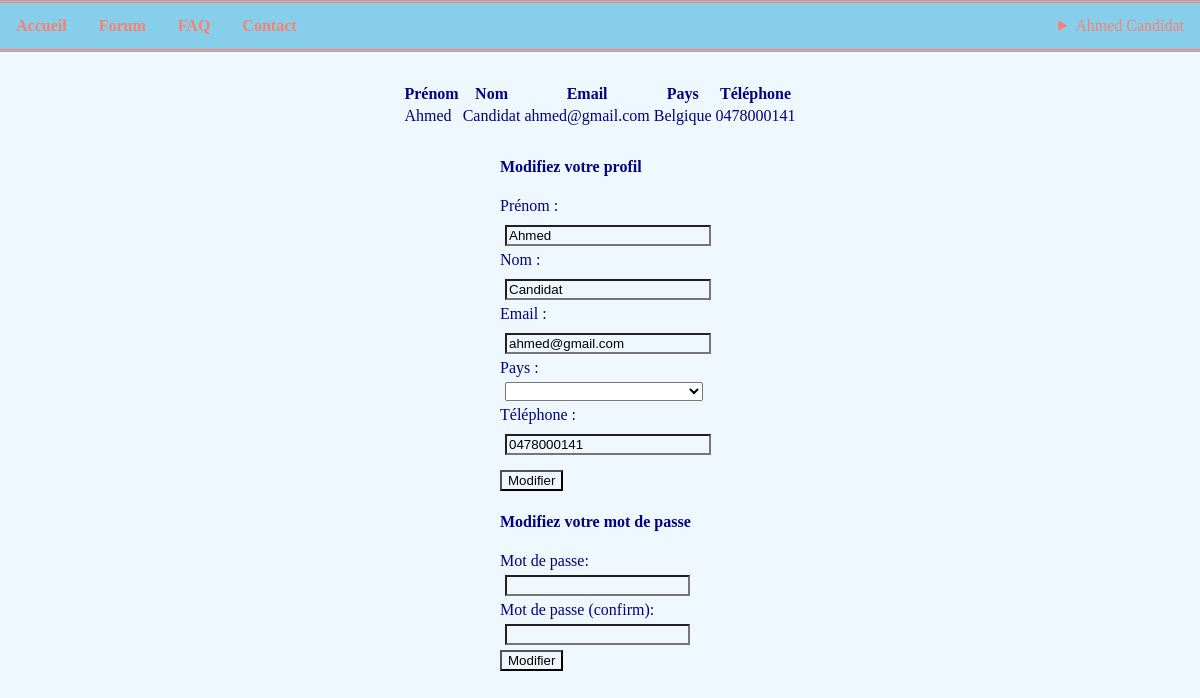
Screenshot of /?section=profil (signed in) with the database file from the repository.
### tables this page shows
CREATE TABLE IF NOT EXISTS `user` (
  `userId` int(11) NOT NULL AUTO_INCREMENT,
  `firstName` varchar(50) NOT NULL,
  `lastName` varchar(50) NOT NULL,
  `email` varchar(50) NOT NULL,
  `country` varchar(50) NOT NULL,
  `phone` varchar(20) NOT NULL,
  `password` varchar(50) NOT NULL,
  `roleId` int(11) NOT NULL,
  PRIMARY KEY (`userId`),
  FOREIGN KEY (`roleId`) REFERENCES `role`(`roleId`)
);

### Controllers/navigation.php (called while the page is built, shortened)
<?php
require_once('Models/User.php');
$client = false;
$admin = false;
if(isset($_SESSION["login"]) && isset($_SESSION["roleId"])){
    $login = $_SESSION["login"];
    $roleId = $_SESSION["roleId"];
    $dbUser = $user->getById($login);
    $userName = $dbUser["firstName"] . " " . $dbUser["lastName"];
    if($roleId == 1){
        $client = true;
    }
    else if($roleId == 2){
        $admin = true;
    }
}
require_once('Views/Pages/navigation.php')
?>

### Models/User.php (called while the page is built, shortened)
<?php
class User extends Connection{
    public function getById ($id){
		$pdo = $this->dbConnection();
		$stmt = $pdo->prepare("SELECT * FROM USER WHERE userId=?");
        $stmt->execute([$id]);
        return $user = $stmt->fetch();
    }
 }
?>

### Controllers/Client/UserProfileController.php (the view, shortened to what this page needs)
<?php
require_once('Models/User.php');
try{
	$userProfile = $user->getById($_SESSION["login"]);
	$firstNameUserProfile = $userProfile['firstName'];
	$lastNameUserProfile = $userProfile['lastName'];
	$emailUserProfile = $userProfile['email'];
	$countryUserProfile = $userProfile['country'];
	$phoneUserProfile = $userProfile['phone'];
	$affichageUserProfile = "<tr><td>".$firstNameUserProfile."</td><td>".$lastNameUserProfile."</td><td>".$emailUserProfile."</td><td>".$countryUserProfile."</td><td>".$phoneUserProfile."</td></tr>";
}
catch(PDOException $e)
{
	echo $e->getMessage();
}
 require_once("Views/UserProfile/userProfile.php");
?>

### Views/Pages/navigation.php (shortened to what this page needs)
<nav id="navigation">
	<ul class="menu">
		<li class="navigation"><a href=".">Accueil</a></li>
		<li class="navigation"><a href="?section=forum">Forum</a></li>
		<li class="navigation"><a href="?section=faq">FAQ</a></li>
		<li class="navigation"><a href="?section=contact">Contact</a></li>
		<?php
		if($client){
			?>
			<li id="profil">
				<details>
					<summary><?= $userName ?></summary>
					<li><a href="?section=profil">Profil</a></li>
					<li><a href="?section=historique">Historique</a></li>
					<li><a href="?section=deconnexion">Déconnexion</a></li>
				</details>
			</li>
			<?php
		}
		else if($admin){
			?>
			<li id="profil">
				<details>
					<summary><?= $userName ?></summary>
				</details>
			</li>
			<?php
		}
		else{
			?>
			<li class="login navigation" ><a href="?section=login">Login</a></li>
			<?php
		}
		?>
	</ul>
</nav>

### Views/UserProfile/userProfile.php (shortened to what this page needs)
<table id="tableUserProfile">
	<tr>
		<th>Prénom</th>
		<th>Nom</th>
		<th>Email</th>
		<th>Pays</th>
		<th>Téléphone</th>
	</tr>
	<?= $affichageUserProfile ?>
</table>
<div id="userProfile">
<h4>Modifiez votre profil</h4>
<form action="" method="post" id="formUserProfile">
	<label for="firstName">Prénom :</label>
	<input type="text" name="firstName" value="<?=$firstNameUserProfile?>" id="prenom" class="inputFix"><br>
	<label for="lastName">Nom :</label>
	<input type="text" name="lastName" value="<?=$lastNameUserProfile?>" id="nom" class="inputFix"><br>
	<label for="email">Email :</label>
	<input type="text" name="email" value="<?=$emailUserProfile?>" id="email" class="inputFix"><br>
	<label for="country">Pays :</label>
	<select name="pays" id="pays" class="inputFix"></select><br>
	<label for="phone">Téléphone :</label>
	<input type="text" name="phone" value="<?=$phoneUserProfile?>" id="telephone" class="inputFix"><br>
	<input type="submit" value="Modifier" name="modifUser">
</form>
<h4>Modifiez votre mot de passe</h4>
<form action="" method="post">
    <label for="password">Mot de passe:</label> <input type="password" id="password" name="password" class="inputLogin" required><br>
    <label for="passwordConfirm">Mot de passe (confirm):</label> <input type="password" id="passwordConfirm" name="passwordConfirm" class="inputLogin" required><br>
    <input type="submit" value="Modifier" name="modifMDP">
</form>
</div>

### Contents/style.css (style rules this page uses)
body { margin: 0; background-color: aliceblue; }
.menu { list-style-type: none; margin: 0; padding: 0; overflow: hidden; background-color: skyblue; color: salmon; border-top: 3px double salmon; border-bottom: 3px double salmon; }
.navigation { float: left; margin: 0; }
.navigation a { display: block; color: black; text-align: center; padding: 14px 16px; text-decoration: none; color: salmon; font-weight: bold; }
#profil { float: right; padding: 14px 16px; }
.inputFix { width:99%; margin:5px; }
.inputLogin { margin:5px; }
#formUserProfile > input { margin-top: 10px; }
#userProfile { margin: 0 auto; width: 200px; margin-top: 30px; color: navy; }
#tableUserProfile { margin: 0 auto; margin-top: 30px; color: navy; }
a { color: salmon; text-decoration: none; }
input { background-color: aliceblue; }

### rows the page displays
user: userName "Ahmed Candidat", firstName "Ahmed", lastName "Candidat", email "ahmed@gmail.com", country "Belgique", phone "0478000141"
